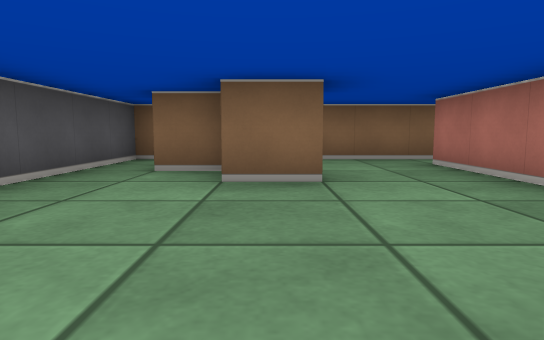
view 1 (above)

20 first-person views from a walk through a cub3D maze. The camera is about half as high as the walls, tilts 6° down and sees 75° across. The floor is counted in squares. Each view is taken from the middle of a square. On the plan, view 1 faces up. The plan holds only what a view shows up to about 9 squares ahead; the rest is blank.

view 2
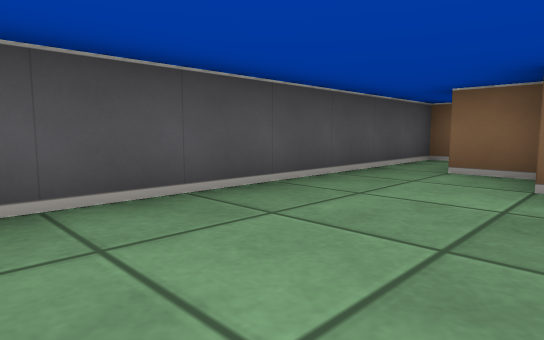

view 3
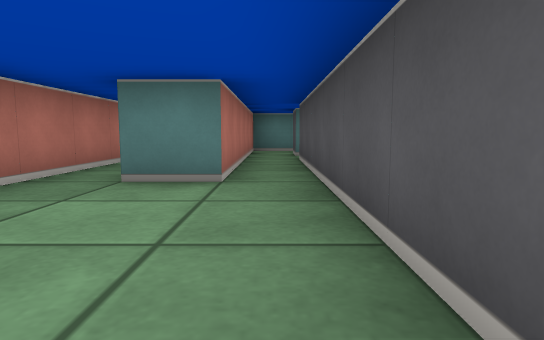

view 4
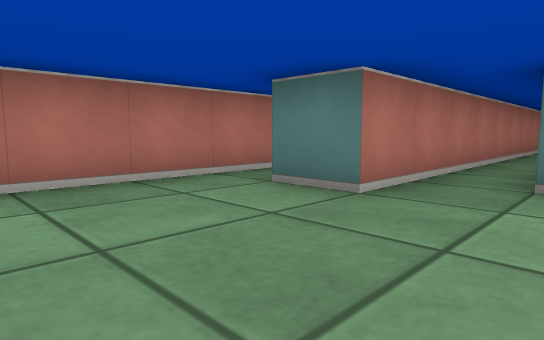

view 5
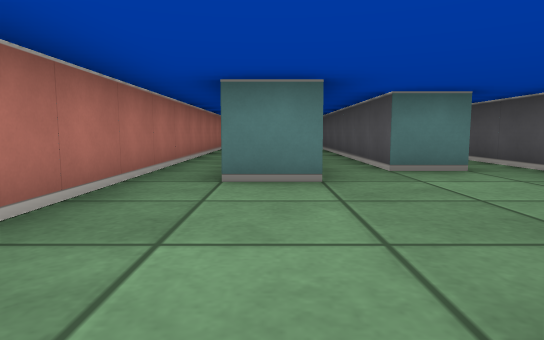

view 6
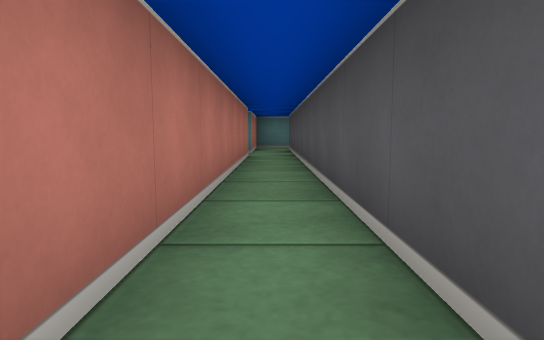

view 7
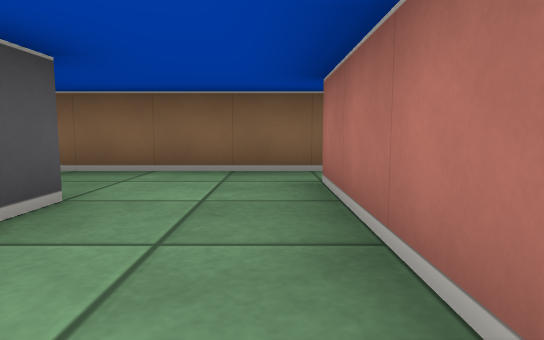

view 8
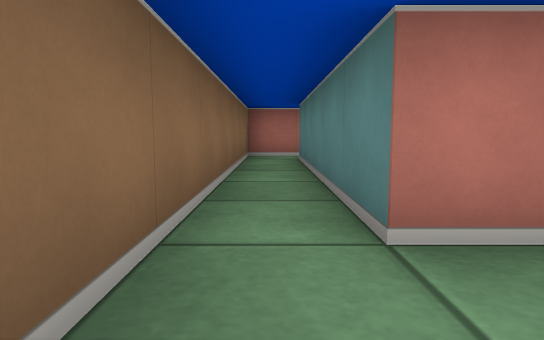

view 9
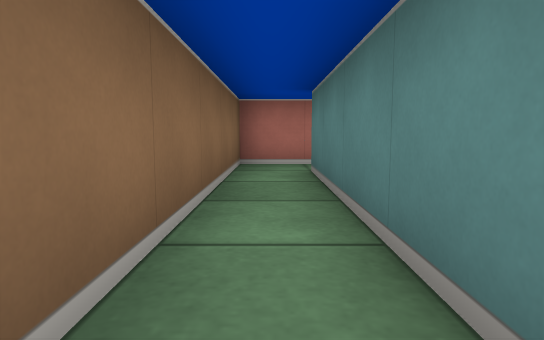

view 10
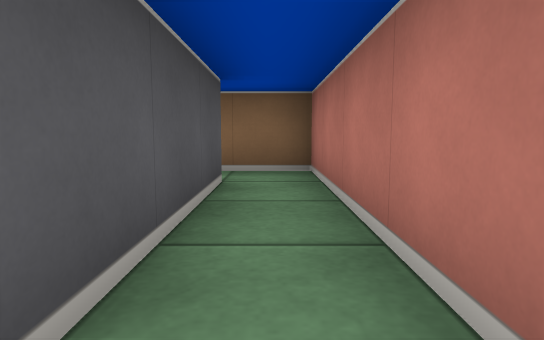

view 11
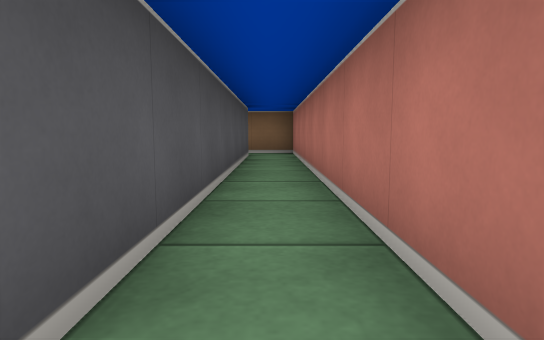

view 12
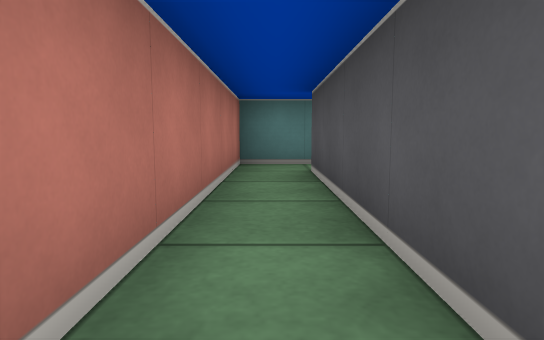

view 13
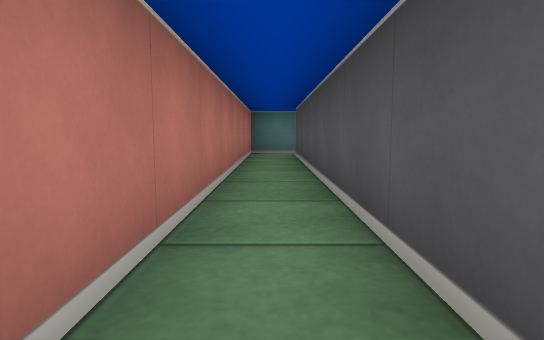

view 14
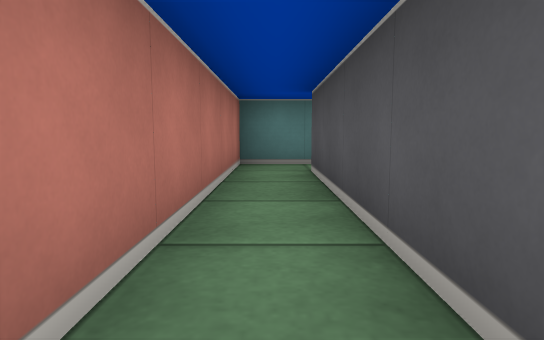

view 15
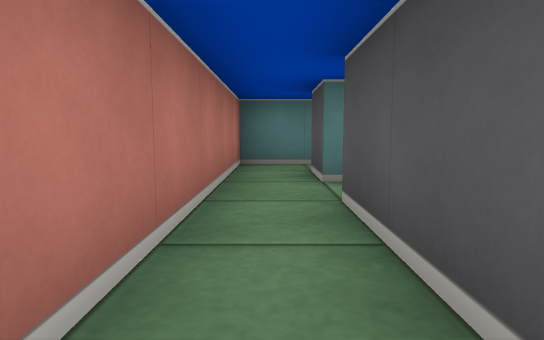

view 16
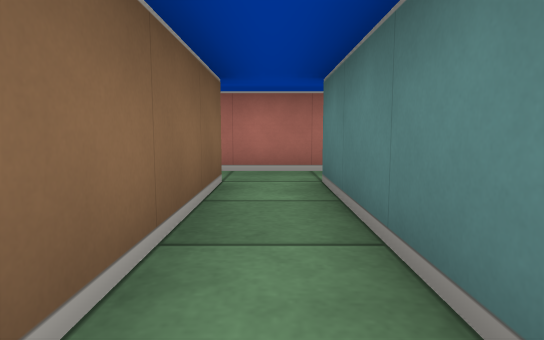

view 17
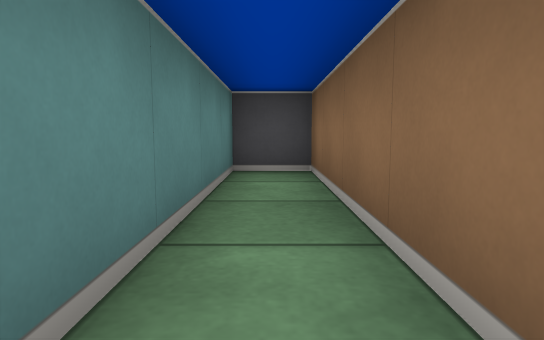

view 18
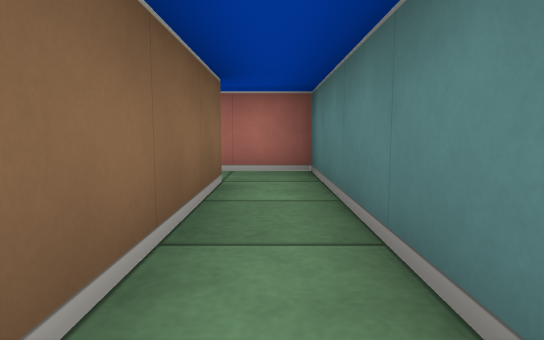

view 19
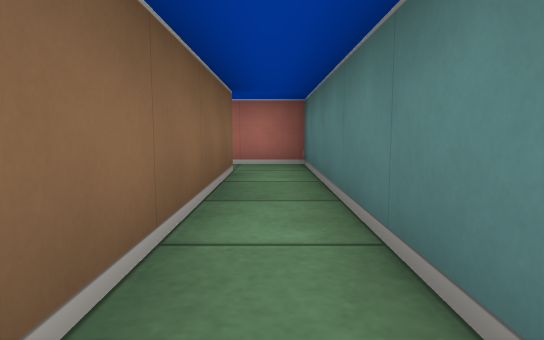

view 20
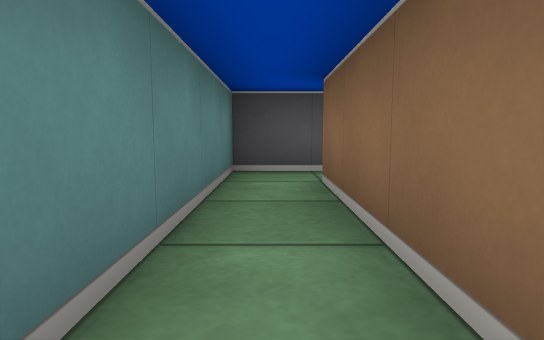

### Floor plan
Ten units are one square. View 1 is at (0, 0); x grows to the right and y downward. Boxes are objects, and circles mark ways between rooms. Rooms are numbered by the first view taken in them; rooms with no view inside come last. Other rooms are left out.
<svg viewBox="-70 -70 160 160">
<path fill="none" stroke="#000" d="M6 -35 -5 -35M5 -45 5 -39M-6 -45 -15 -45M-15 35 -15 5 -5 5 -5 75M25 -65 -25 -65 -25 35M25 65 25 -55M5 75 5 -5 15 -5 15 79M25 -55 75 -55 75 25M74 35 85 35 85 -65 25 -65M-25 35 -65 35 -65 45 -25 45M-15 45 -15 35M-55 65 -15 65 -15 45M-25 45 -25 55 -55 55M-5 75 -55 75M-65 72 -65 85 5 85 5 75"/>
<circle cx="30" cy="-60" r="3" fill="#2a7"/>
<circle cx="-20" cy="30" r="3" fill="#2a7"/>
<circle cx="0" cy="70" r="3" fill="#2a7"/>
<circle cx="-20" cy="50" r="3" fill="#2a7"/>
<circle cx="-60" cy="70" r="3" fill="#2a7"/>
<text x="0" y="-10">1</text>
<text x="80" y="-30">2</text>
<text x="-40" y="40">3</text>
<text x="-40" y="60">4</text>
<text x="-30" y="80">5</text>
</svg>
Room 1 opens to room 2. Room 1 opens to room 3. Room 1 opens to room 5. Room 3 opens to room 4. Room 4 opens to room 5.

Where each view was taken, in squares from view 1:
view 1: 0 up, 0 right, facing up
view 2: 0 up, 0 right, facing up-left
view 3: 3 up, 2 left, facing down
view 4: 3 up, 1 left, facing down-right
view 5: 4 up, 1 right, facing down
view 6: 1 up, 2 right, facing down
view 7: 2 up, 2 right, facing up
view 8: 6 up, 1 right, facing right
view 9: 6 up, 3 right, facing right
view 10: 2 up, 8 right, facing up
view 11: 2 down, 8 right, facing up
view 12: 2 up, 8 right, facing down
view 13: 5 up, 8 right, facing down
view 14: 3 down, 0 right, facing down
view 15: 1 down, 2 left, facing down
view 16: 4 down, 6 left, facing right
view 17: 4 down, 2 left, facing left
view 18: 6 down, 6 left, facing right
view 19: 8 down, 5 left, facing right
view 20: 8 down, 2 left, facing left
